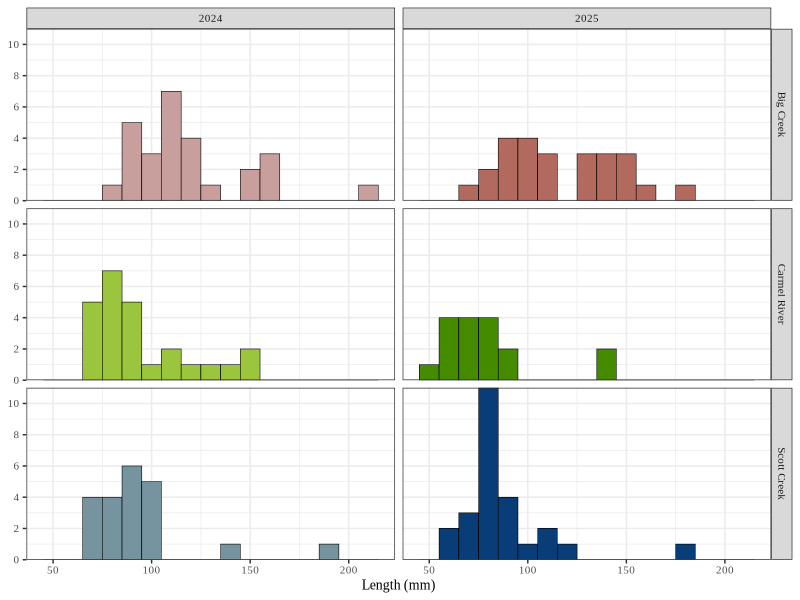
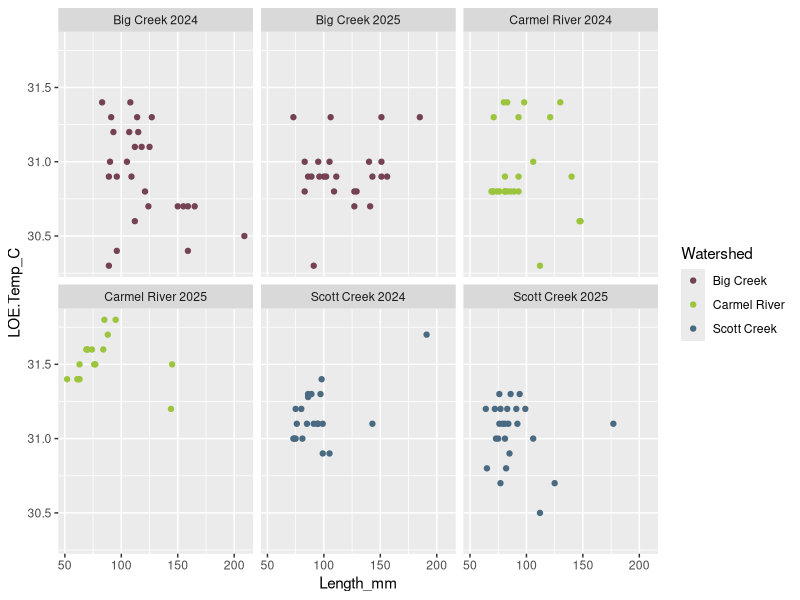
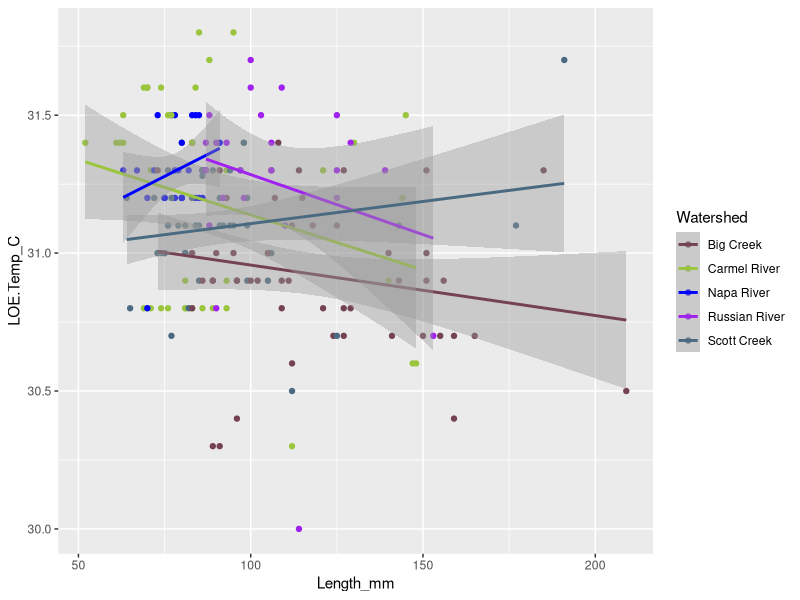
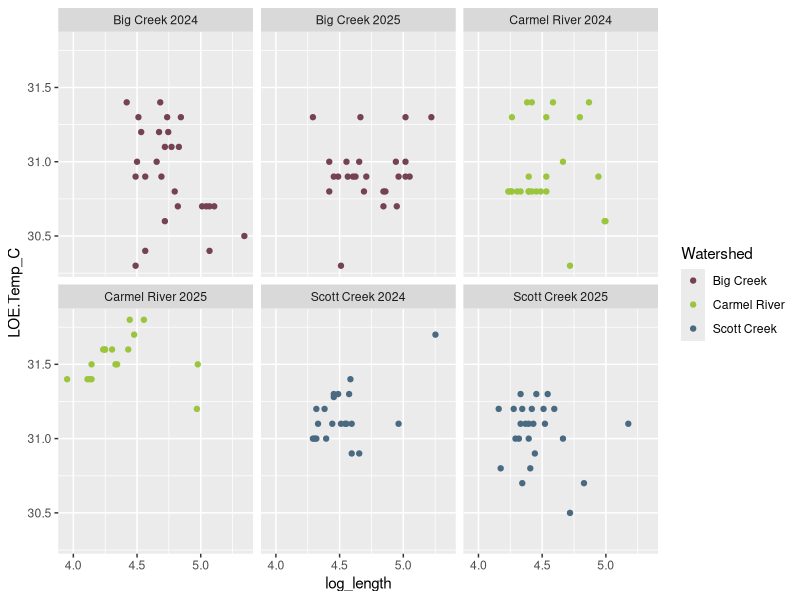
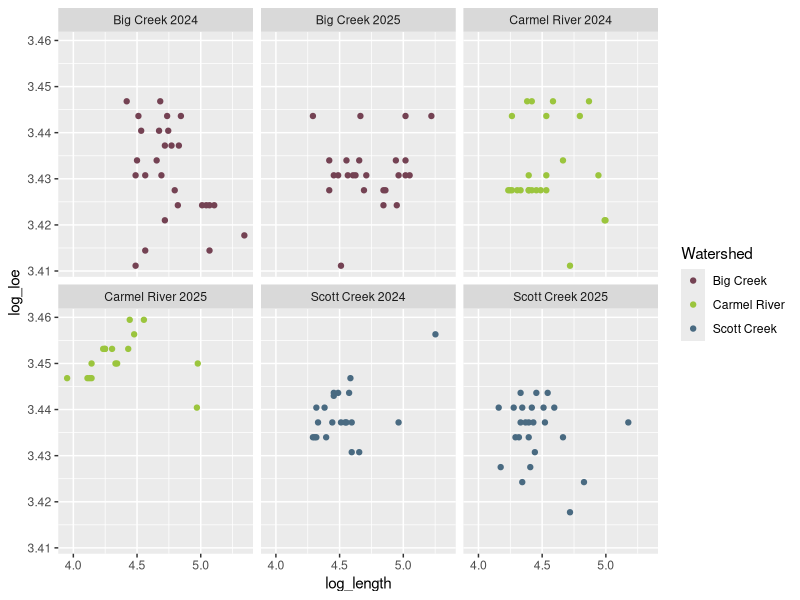
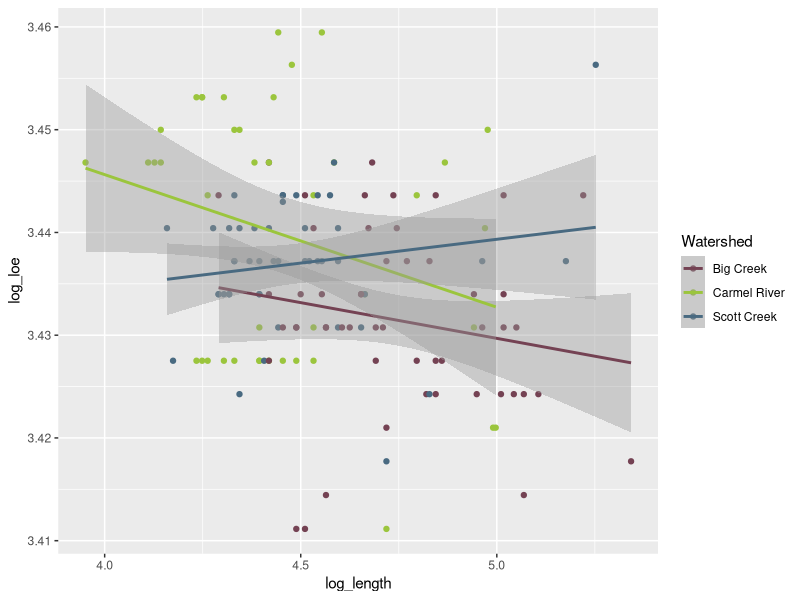
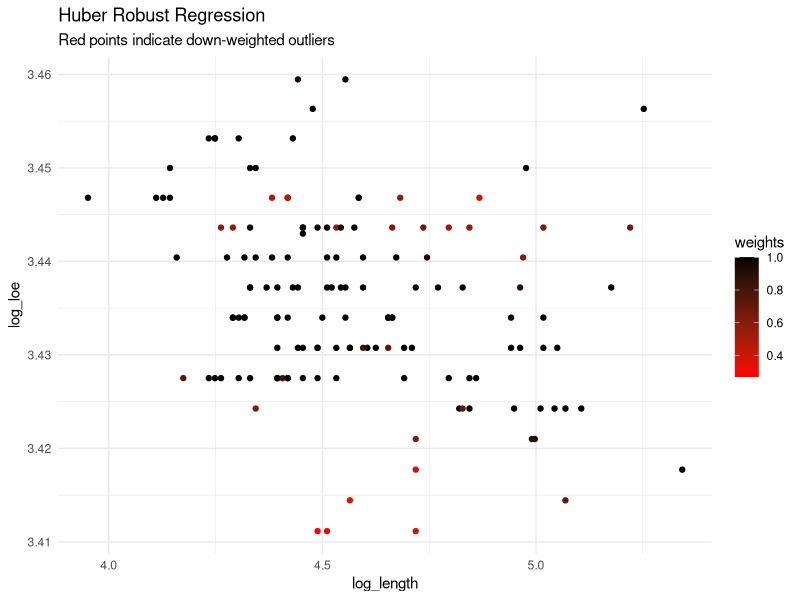
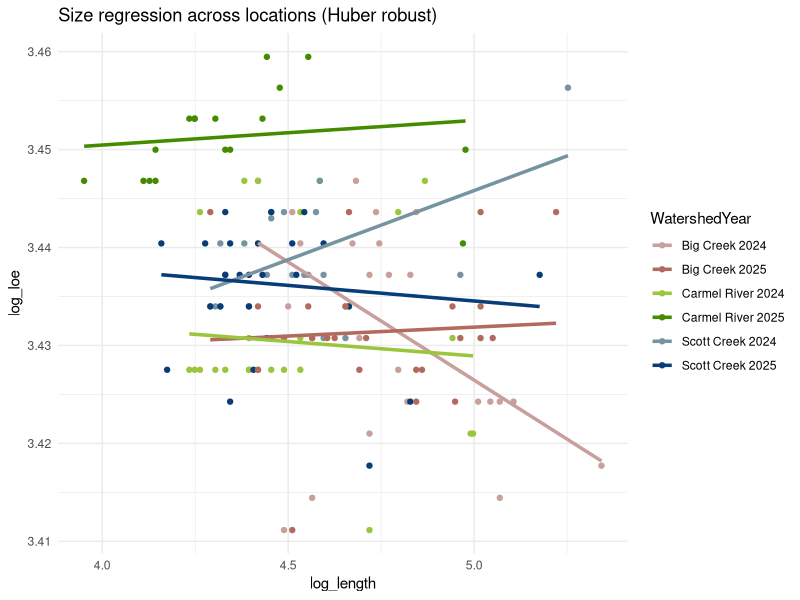

Reproduce these figures in R, in order. (Note: this script raises an error after producing the figures.)
# Allometric scaling

# This script is intended for allometric scaling of CTmax by fish length.
# I will do this by population, and not by year. I will provide the justification for that here, as well.

# Length data is unequally distributed, so I cannot use a least squares linear regression, which requires even distribution of data.
# Instead, I will do two transormations: 
## 1) Log
## 2) Weighted least squares

# Load in libraries ----------------------------------------------
lapply(c("tidyverse", "lme4", "ggthemes","car","emmeans","brglm2", "ggthemes", 
         "rethinking", "usethis", "here", "mgcv", "gratia", "extrafont","rstatix"), 
       require, character.only=T)

# Load in data --------------------------------------------------------
comp <- read.csv(here("data/IRA.thermaltolerance.compileddata.csv"))
head(comp)

## Wrangling -----------------------------------------------------------
comp_clean = comp %>% 
  rename(Watershed = Location)
unique(comp_clean$Watershed)

# rename locations to match the watershed name
comp_clean = comp_clean %>% 
  mutate(Watershed = case_when(
    Watershed == "Big Sur" ~ "Big Creek", # Big Creek in Big Sur
    Watershed == "Napa" ~ "Napa River", # Napa River
    Watershed == "E Austin" ~ "Russian River", # Russian River
    TRUE~ Watershed # keep Scott Creek and Carmel River the same
  ))
str(comp_clean)

comp_clean$Date = as.Date(comp$Date, format = "%m/%d/%Y") #convert date to date structure
# Treatment should be a factor
comp_clean$Treatment = as.factor(comp_clean$Treatment)

# check for NA values
sum(is.na(comp_clean))
# there is one NA value in the length column

# add a year column
comp_clean <- comp_clean %>% 
  mutate(Year = year(Date))
comp_clean$Year = as.factor(comp_clean$Year)
comp_clean$Mass_g <- as.numeric(comp_clean$Mass_g)

# Add a LocationYear column
comp_clean <- comp_clean %>% 
  unite(WatershedYear, Watershed, Year, sep = " ", remove= FALSE)

## Filtered dataset ----------------------------------------------------------------------------------------------
treat2 = comp_clean %>% 
  filter(Treatment == 2) %>% 
  filter(Watershed %in% c("Big Creek", "Carmel River", "Scott Creek"))

treat2ALL = comp_clean %>% 
  filter(Treatment == 2)

## Color palette ----------------------------------------------------------------------------------------------
fig1_palette= c(
  "Big Creek"="#744253",
  "Scott Creek"="#496A81",
  "Carmel River"="#9BC53D")

fig2_palette = c(
  "Big Creek 2024"="#C89F9C",
  "Big Creek 2025" = "#B36A5E",
  "Scott Creek 2025"="#083d77",
  "Scott Creek 2024"="#76949f",
  "Carmel River 2024" = "#9BC53D",
  "Carmel River 2025" = "chartreuse4"
)

fig3_palette= c(
  "Big Creek"="#744253",
  "Scott Creek"="#496A81",
  "Carmel River"="#9BC53D",
  "Napa River"="blue",
  "Russian River" = "purple")

# Plot length distributions -------------------------------
colnames(treat2)
size.dist = ggplot(treat2, aes(x = Length_mm, fill = WatershedYear))+
  geom_histogram(binwidth = 10, linewidth = .2, color = "black")+
  scale_fill_manual(values = fig2_palette)+
  scale_y_continuous(
    expand = expansion(mult = c(0, 0)),
    breaks = c(0,2,4,6,8,10)
  )+
  labs(x = "Length (mm)",
       y = NULL)+
  theme_bw()+
 theme(text = element_text(family = "Times New Roman", size = 10),
       legend.position="none")+
  facet_grid(Watershed~Year)
size.dist
?geom_histogram
ggsave("output/sizedist.png", plot = size.dist, height = 3, width = 2.5, units = "in")

# any obvious outliers?
outliercheck = treat2 %>% 
  group_by(Watershed, Year) %>%
  identify_outliers(Length_mm)

## CTMax vs length plot --------------------------------------------------------
ctvslength = ggplot(treat2, aes(x= Length_mm, y = LOE.Temp_C, color = Watershed))+
  geom_point() +
  scale_color_manual(values = fig1_palette)+
  facet_wrap(~WatershedYear)
ctvslength

ctvslength2 = ggplot(treat2ALL, aes(x= Length_mm, y = LOE.Temp_C, color = Watershed))+
  geom_point() +
  scale_color_manual(values = fig3_palette)+
  geom_smooth(method=lm)
  #facet_wrap(~WatershedYear)
ctvslength2

?identify_outliers
## Log transform length plot ----------------------------------------------------
# does this solve heteroscedasticity problem?
# make a log variable
treat2 = treat2 %>% 
  mutate(log_length = log(Length_mm),
         log_loe = log(LOE.Temp_C))

outliercheck.log = treat2 %>% 
  group_by(Watershed, Year) %>%
  identify_outliers(log_length)

ctvslog.length = ggplot(treat2, aes(x= log_length, y = LOE.Temp_C, color = Watershed))+
  geom_point() +
  scale_color_manual(values = fig1_palette)+
  facet_wrap(~WatershedYear)
ctvslog.length

log.ctvslog.length = ggplot(treat2, aes(x= log_length, y = log_loe, color = Watershed))+
  geom_point() +
  scale_color_manual(values = fig1_palette)+
  facet_wrap(~WatershedYear)
log.ctvslog.length
# to do allometric scaling, you have to log transform both x and y according to standard practice in allometry



# after checking for outliers in both raw and log-transformed data, it is clear there are still length outliers. 
# to solve that problem, I am going to use a weighted linear regression for least squares

# Baseline regression: CTmax vs length --------------------------------------------------------------

baseline = ggplot(treat2, aes(y= log_loe, x = log_length,color = Watershed))+
  geom_point()+
  scale_color_manual(values = fig1_palette)+
  geom_smooth(method = lm)
baseline

basemod <- lm(log_loe ~ log_length*Watershed, data = treat2)
summary(basemod)

# before going through all the effort of weighting, maybe Huber Regression works well?
# Huber Regression ------------------------------------------------------------------------
library(MASS)
hubermod <- MASS::rlm(log_loe ~ log_length*Watershed, data = treat2)
summary(hubermod)
coef(hubermod)

# redo huber mod by watershed and year
hubermod_year <- MASS::rlm(log_loe ~ log_length*WatershedYear, data = treat2)
summary(hubermod_year)
coef(hubermod)

hubermod_all <- MASS::rlm(log_loe ~ log_length, data = treat2)
summary(hubermod_year)
coef(hubermod)

# create lines to plot on graph
line_data <- data.frame(
  line_id = c("Big Creek", "Carmel River", "Scott Creek"),
  intercepts = c(3.4797, 3.5025, 3.4164),
  slopes = c(-0.0101, -0.0141, 0.0046)
)

line_data_year <- data.frame(
  line_id = c("Big Creek 2024", "Big Creek 2025","Carmel River 2024","Carmel River 2025", "Scott Creek 2024","Scott Creek 2025"),
  intercepts = c(3.547, 3.4227,3.4436,3.4404,3.3752,3.4505),
  slopes = c(-0.0241,0.0018)
)

treat2$predicted <- predict(hubermod_year)
treat2$weights <- hubermod_year$w #extract weight

# outlier plot- which points were adjusted by the Huber robust regression line?
ggplot(treat2, aes(x = log_length, y = log_loe)) +
  geom_point(aes(color = weights)) + # Colors points based on how the model weighs them
 # geom_line(aes(y = predicted), color = "blue", size = 1) + # The robust line
  scale_color_gradient(low = "red", high = "black") + # Highlights outliers in red
  theme_minimal() +
  labs(title = "Huber Robust Regression", subtitle = "Red points indicate down-weighted outliers")


# Chat suggested this as a way to visualize the model output more clearly:
ggplot(treat2, aes(x=log_length, y=log_loe, color = WatershedYear)) +
  geom_point() +
  geom_line(aes(y = predicted), linewidth = 1.2) +
  scale_color_manual(values= fig2_palette)+
  theme_minimal()+
  labs(title = "Size regression across locations (Huber robust)")

# Huber regression slightly changed the model output, but barely. However, it is still more robust, so I will continue with this method

ggplot(treat2, aes(y= log_loe, x = log_length,color = Watershed))+
  geom_point(size = 2, alpha = 0.75)+
  scale_color_manual(values = fig1_palette)+
  geom_abline(data = line_data, 
              aes(intercept = intercepts, slope = slopes, color = line_id),
              linewidth = 1)+
  labs(x= "Log Length (mm)",
       y = "Log LOE Temp (°C)",
       title = "Huber Robust Regression on Log Transformed X and Y")+
  theme_bw()


# how do I pick what scale to do the huber model slopes at ? Chat suggests this:
hubermod_test <- MASS::rlm(log_loe ~ log_length + Watershed + Year, data = treat2)
summary(hubermod_test)


hubermod_int <- rlm(
  LOE.Temp_C~ Length_mm * Watershed + Length_mm* Year,
  data = treat2
) # tried without logging just to see what happened

summary(hubermod_int)

coef(hubermod)

coef = tidy(hubermod)

ggplot(treat2,
       aes(log_length,
           log_loe,
           color = Watershed)) +
  geom_point() +
  geom_smooth(method = "lm", se = FALSE)

scalers <- coef %>% 
  mutate(term = case_when(
    term == "(Intercept)" ~ "WatershedBig Creek", 
    term == "log_length" ~ "log_length:WatershedBig Creek",
    TRUE~ term # keep Scott Creek and Carmel River the same
  ))

# first, filter dataset into two. That will be the easiest for combining, i think
pivot <- scalers %>% 
  filter(term %in% c("log_length:WatershedBig Creek","log_length:WatershedScott Creek","log_length:WatershedCarmel River"))
scalers <- scalers %>% 
  filter(term %in% c("WatershedBig Creek","WatershedScott Creek","WatershedCarmel River"))

scalers <- scalers %>% 
  mutate(term = case_when(
    term == "WatershedBig Creek" ~ "Big Creek", 
    term == "WatershedScott Creek" ~ "Scott Creek",
    term =="WatershedCarmel River"~ "Carmel River",
    TRUE~ term # keep Scott Creek and Carmel River the same
  ))
scalers = scalers %>% 
  rename(Watershed = term,
         intercept = estimate)

# don't forget  you still have to add the estimate to the reference (Big Creek)!


pivot <- pivot %>% 
  mutate(term = case_when(
    term == "log_length:WatershedBig Creek" ~ "Big Creek", 
    term == "log_length:WatershedScott Creek" ~ "Scott Creek",
    term =="log_length:WatershedCarmel River"~ "Carmel River",
    TRUE~ term # keep Scott Creek and Carmel River the same
  )) %>% 
  rename(Watershed = term,
         slope = estimate)
# don't forget  you still have to add the estimate to the reference (Big Creek)!

intercepts_corrected <- scalers %>% # chatGPT helped with this code
  mutate(
    ref_est = intercept[Watershed == "Big Creek"],
    adjusted_int = case_when(
      Watershed == "Big Creek" ~ ref_est,
      TRUE ~ ref_est + intercept
    )
  ) %>% 
  dplyr::select(Watershed,statistic, std.error, adjusted_int) %>% 
  rename(statistic.int = statistic,
         std.error.int = std.error)

slopes_corrected <- pivot %>% # chatGPT helped with this code
  mutate(
    ref_est = slope[Watershed == "Big Creek"],
    adjusted_slope = case_when(
      Watershed == "Big Creek" ~ ref_est,
      TRUE ~ ref_est + slope
    )
  ) %>% 
  dplyr::select(Watershed,statistic, std.error, adjusted_slope) %>% 
  rename(statistic.slope = statistic,
         std.error.slope = std.error)

## merged allometric scaling data frame -----------------------------------------------
str(intercepts_corrected)
slopes_intercepts <- merge(slopes_corrected, intercepts_corrected, by = "Watershed")

# Corrected CTmax ------------------------------------------------------------------------
# Based on Eric's paper, I need to use the following equation:
# CTMax(target) = CTMax*(Fork length(grand mean across all locations)/FL observed)^b
# where b is the slope for each location, and all data is untransformed

### a) merge data frame above with main LOE data frame ------------------------------------
ctmax_corrected = merge(treat2, slopes_intercepts, by = "Watershed") %>% 
  mutate(length_target = mean(Length_mm)) %>% # grand mean of fork lengths
  group_by(Watershed) %>% 
  mutate(LOE_Target = LOE.Temp_C*(Length_mm/length_target)^adjusted_slope) # create a new column for LOE_Target

### b) plot observed vs target ---------------------------------------------------------
targetvsobserved_LOE <- ggplot(ctmax_corrected, aes(x=LOE.Temp_C,y= LOE_Target, color= Watershed))+
  geom_point(size=2, alpha = 0.75)+
  scale_color_manual(values= fig1_palette)+
  geom_abline(intercept = 0, slope=1, linetype="dashed")+ #1:1 line for vis
  theme_bw()+
  facet_grid(Watershed~Year)

# the 1:1 line reveals some deviation in Carmel River 2025 in the transformation. Ask Eric!

### c) Plot violin plot with corrected CTmax values
p <- ctmax_corrected %>% 
  ggplot(aes(x = as.factor(Year), 
             y = LOE_Target, fill = WatershedYear, shape = Year)) +
  
  geom_violin(alpha = 0.75)+
  geom_jitter(width = .05,
              size = 2.5,
              alpha = 0.75) +
  
  scale_fill_manual(values = fig2_palette) +
  
  labs(
    x = "Watershed",
    y = "Allometric Scaled LOE Temp (°C)"
  ) +
  
  theme_bw() +
  theme(
    text = element_text(family = "Times New Roman", size = 10),
    axis.title = element_text(size = 10),
    axis.text.x = element_text(size=10),
    axis.text.y = element_text(size=10),
    strip.text = element_text(size = 10),
    panel.spacing = unit(0.4, "lines"),
    legend.position = "none"
  )+
  guides(
    color = guide_legend(nrow = 2, byrow = TRUE,
                         keywidth = 0.4,
                         keyheight = 0.4)
  )+
  facet_wrap(~Watershed);p

ggsave("output/allometricallyscaledctmax.png", plot = p, height = 5, width = 5, units = "in")

##################################################################################
# Stream Temperature Data ---------------------------------------------
#######################################################################################

# i need to pull in stream temperature 
recentst = read.csv(here("data/stream7d_sum.ch1.csv")) 

# ok so. 7DADM is going to go on the x-axis, with error bars for standard deviation.I will also plot with 7DADA on the x-axis.
# on the y-axis will be the average with standard error (or should it be standard deviation? ask eric)

# calculate standard error for CTmax target data

ctmax_corrected <- ctmax_corrected %>% 
  group_by(WatershedYear) %>% # group by watershed year
  mutate(stdev_ctmaxtarget = sd(LOE_Target), # calculate standard deviation
         sterror_ctmaxtarget = sd(LOE_Target, na.rm = TRUE)/sqrt(sum(!is.na(LOE_Target)))) %>%  # calculate standard error
  ungroup()

# merge ctmax and stream temp data
ctmax_st <- merge(comp_clean, recentst, by = "WatershedYear")
colnames(ctmax_st)

# Target Plot ----------------------------------------------------------------------------
# help from Chat
ctmax_summary <- ctmax_st %>%
  group_by(WatershedYear) %>%
  mutate(
    n = sum(!is.na(LOE.Temp_C)),
    mean_LOE = mean(LOE.Temp_C, na.rm = TRUE),
    sd_LOE = sd(LOE.Temp_C, na.rm = TRUE),
    se_LOE = sd_LOE / sqrt(n),
    .groups = "drop"
  )

ctmax_summary
 
 fig2_palette = c(
  "Big Creek 2024"="#F49CBB",
  "Big Creek 2025" = "#A44A3F",
  "Scott Creek 2025"="#467599",
  "Scott Creek 2024"="#9ED8DB",
  "Carmel River 2024" = "#98CE00",
  "Carmel River 2025" = "#618B25"
) 
 
####################################################################
 # Target plots ----------------------------------------------------
######################################################################
 
 # Target plot 7DADM --------------------------------------------

targetplot <- ggplot(ctmax_summary,
       aes(x = DADM7, y = mean_LOE, color= WatershedYear)) +
  geom_point(size=4.5) +
  scale_color_manual(values= fig2_palette)+
  # add vertical error bars
  geom_errorbar(
    aes(
      ymin = mean_LOE - se_LOE,
      ymax = mean_LOE + se_LOE
    ),
    linewidth = .75)+
  # add horizontal error bars:
      geom_segment(
        aes(
          x = DADM7 - sd_DADM7,
          xend = DADM7 + sd_DADM7,
          y = mean_LOE,
          yend = mean_LOE
        ),
        linewidth = .75
      )  +
  labs(x= "7 Day Average Daily Maximum (°C)",
       y= "NOT Allometrically scaled LOE Temperature (°C)")+
 # coord_equal()+ # this scales the x- and y-axes. But also compresses the plot so that it's hard to read. Not sure what the best approach is.
  theme_bw();targetplot

ggsave("output/targetplot.png", plot = targetplot, height = 5, width = 5, units = "in")


## Target plot with 7DADA ------------------------------------------------------


targetplot_avg <- ggplot(ctmax_summary,
                     aes(x = DADA7, y = mean_LOE, color= WatershedYear)) +
  geom_point(size=4.5) +
  scale_color_manual(values= fig2_palette)+
  # add vertical error bars
  geom_errorbar(
    aes(
      ymin = mean_LOE - se_LOE,
      ymax = mean_LOE + se_LOE
    ),
    linewidth = .75)+
  # add horizontal error bars:
  geom_segment(
    aes(
      x = DADA7 - sd_DADA7,
      xend = DADA7 + sd_DADA7,
      y = mean_LOE,
      yend = mean_LOE
    ),
    linewidth = .75
  )  +
  labs(x= "7 Day Average Daily Average (°C)",
       y= "NOT Allometrically scaled LOE Temperature (°C)")+
  # coord_equal()+ # this scales the x- and y-axes. But also compresses the plot so that it's hard to read. Not sure what the best approach is.
  theme_bw();targetplot_avg

ggsave("output/targetplot_7dayavg.png", plot = targetplot_avg, height = 5, width = 5, units = "in")



# GLM -------------------------------------------------------------------------------------------------------

## 7 DADM model --------------------
mod_7DADM <- lm(LOE_Target~ Watershed*DADM7, data=ctmax_summary)
summary(mod_7DADM)
# the above model accounts for the effect of watershed, the effect of seven day average daily maximum, and how that effect might differ between watershed
# I did not include an effect of year here, because DADM7 varies between years.
# However, to be statistically correct, i think I might have to, so I will do both.

## 7 DADA model --------------------------------------------------
mod_7DADA <- lm(LOE_Target~ Watershed*DADA7, data=ctmax_summary)
summary(mod_7DADA)

# the above two models are unlikely to differ much because DADM7 and DADA7 are highly correlated with one another.
# however, this difference may become more clear with emmeans pairwise comparisons

## 7DADM model with random effect of year -----------------------------------------
mod_7DADM_int <- lmer(LOE_Target~ Watershed*DADM7 + (1|Year), data=ctmax_summary)
summary(mod_7DADM_int)

## 7DADA model with random effect of year -----------------------------------------
mod_7DADM_int <- lmer(LOE_Target~ Watershed*DADM7 + (1|Year), data=ctmax_summary); summary(mod_7DADM_int)



mod_nested <- lmer(LOE_Target~ DADM7 + (1|Watershed:Year), data=ctmax_summary)
summary(mod_nested)

# do watersheds differ by year?
modsimple <- lmer(LOE_Target ~ Watershed + (1|Year), data = ctmax_summary)
summary(modsimple)

str(ctmax_summary$Year) # check that Year is a factor
## MODEL SELECTION --------------------------------------------------------------------------
#this model makes the most sense because we want to see how ctmax varies between years
# add the random effect of Watershed, since we expect those sites to be more similar to one another than not
library(emmeans)
mod2 <- lm(LOE_Target ~ WatershedYear*DADM7, data = ctmax_summary)
summary(mod2)

mod3 <- lm(LOE_Target ~ DADM7, data = ctmax_summary); summary(mod3)

mod4 <- lm(LOE_Target ~ WatershedYear, data = ctmax_summary); summary(mod4)
mod_both <- lm(LOE_Target ~ Watershed + DADM7,
               data = ctmax_summary)
mod_ws <- lm(LOE_Target ~ Watershed, data = ctmax_summary); summary(mod_ws)
mod_year <- lm(LOE_Target~Year, data = ctmax_summary); summary(mod_year)
anova(mod4,mod_ws)
anova(mod_both,mod3)
anova(mod4, mod_both)


mod_final <- lm(LOE_Target ~ Watershed + DADM7, data = ctmax_summary); summary(mod_final)
# Instead of including effect of 
mod_final2 <- lm(LOE_Target ~ Watershed*DADM7, data = ctmax_summary); summary(mod_final2)

# mod_final is slightly better, based on higher R2 values and lower AIC values
AIC(mod_final)
AIC(mod_final2)

# ok so the output file 


# SIZE EFFECT ----------------------------------------------------------------------------------------------
ggplot(treat2, aes(x= Length_mm, y= LOE.Temp_C, color = Watershed))+
  geom_point()+
  geom_smooth(method = lm)
